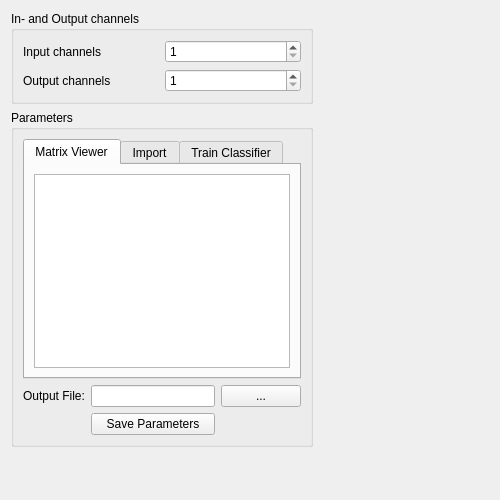
<?xml version="1.0" encoding="UTF-8"?>
<ui version="4.0">
 <class>LinearClassifierWidget</class>
 <widget class="QWidget" name="LinearClassifierWidget">
  <property name="geometry">
   <rect>
    <x>0</x>
    <y>0</y>
    <width>500</width>
    <height>500</height>
   </rect>
  </property>
  <property name="windowTitle">
   <string>Form</string>
  </property>
  <layout class="QGridLayout" name="gridLayout_2">
   <item row="2" column="0">
    <spacer name="verticalSpacer">
     <property name="orientation">
      <enum>Qt::Vertical</enum>
     </property>
     <property name="sizeType">
      <enum>QSizePolicy::MinimumExpanding</enum>
     </property>
     <property name="sizeHint" stdset="0">
      <size>
       <width>20</width>
       <height>1</height>
      </size>
     </property>
    </spacer>
   </item>
   <item row="0" column="1" rowspan="2">
    <spacer name="horizontalSpacer">
     <property name="orientation">
      <enum>Qt::Horizontal</enum>
     </property>
     <property name="sizeType">
      <enum>QSizePolicy::Expanding</enum>
     </property>
     <property name="sizeHint" stdset="0">
      <size>
       <width>20</width>
       <height>20</height>
      </size>
     </property>
    </spacer>
   </item>
   <item row="0" column="0">
    <widget class="QGroupBox" name="groupBoxInOut">
     <property name="enabled">
      <bool>true</bool>
     </property>
     <property name="sizePolicy">
      <sizepolicy hsizetype="Preferred" vsizetype="Preferred">
       <horstretch>0</horstretch>
       <verstretch>0</verstretch>
      </sizepolicy>
     </property>
     <property name="title">
      <string>In- and Output channels</string>
     </property>
     <layout class="QGridLayout" name="gridLayout">
      <item row="0" column="1">
       <widget class="QSpinBox" name="spinBox_Inputs">
        <property name="minimum">
         <number>1</number>
        </property>
       </widget>
      </item>
      <item row="1" column="0">
       <widget class="QLabel" name="label_2">
        <property name="text">
         <string>Output channels</string>
        </property>
       </widget>
      </item>
      <item row="0" column="0">
       <widget class="QLabel" name="label">
        <property name="text">
         <string>Input channels</string>
        </property>
       </widget>
      </item>
      <item row="1" column="1">
       <widget class="QSpinBox" name="spinBox_Outputs">
        <property name="minimum">
         <number>1</number>
        </property>
       </widget>
      </item>
     </layout>
    </widget>
   </item>
   <item row="1" column="0">
    <widget class="QGroupBox" name="groupBox_Parameter">
     <property name="sizePolicy">
      <sizepolicy hsizetype="MinimumExpanding" vsizetype="MinimumExpanding">
       <horstretch>0</horstretch>
       <verstretch>0</verstretch>
      </sizepolicy>
     </property>
     <property name="title">
      <string>Parameters</string>
     </property>
     <layout class="QGridLayout" name="gridLayout_4">
      <item row="1" column="1">
       <widget class="QLineEdit" name="lineEdit_OutputFile"/>
      </item>
      <item row="1" column="2">
       <widget class="QPushButton" name="pushButton_OutputFile">
        <property name="text">
         <string>...</string>
        </property>
       </widget>
      </item>
      <item row="2" column="1">
       <widget class="QPushButton" name="pushButton_SaveOutputFile">
        <property name="sizePolicy">
         <sizepolicy hsizetype="Preferred" vsizetype="Fixed">
          <horstretch>0</horstretch>
          <verstretch>0</verstretch>
         </sizepolicy>
        </property>
        <property name="text">
         <string>Save Parameters</string>
        </property>
       </widget>
      </item>
      <item row="0" column="0" colspan="3">
       <widget class="QTabWidget" name="tabWidget_Parameter">
        <property name="sizePolicy">
         <sizepolicy hsizetype="MinimumExpanding" vsizetype="MinimumExpanding">
          <horstretch>0</horstretch>
          <verstretch>0</verstretch>
         </sizepolicy>
        </property>
        <property name="currentIndex">
         <number>0</number>
        </property>
        <widget class="QWidget" name="tabManual">
         <attribute name="title">
          <string>Matrix Viewer</string>
         </attribute>
         <layout class="QGridLayout" name="gridLayout_5">
          <item row="0" column="0">
           <widget class="QTableWidget" name="tableWidget_Manual">
            <property name="sizePolicy">
             <sizepolicy hsizetype="MinimumExpanding" vsizetype="MinimumExpanding">
              <horstretch>0</horstretch>
              <verstretch>0</verstretch>
             </sizepolicy>
            </property>
           </widget>
          </item>
         </layout>
        </widget>
        <widget class="QWidget" name="tabImport">
         <attribute name="title">
          <string>Import</string>
         </attribute>
         <layout class="QGridLayout" name="gridLayout_3">
          <item row="0" column="3">
           <widget class="QPushButton" name="pushButton_InputFile">
            <property name="text">
             <string>...</string>
            </property>
           </widget>
          </item>
          <item row="0" column="2">
           <widget class="QLineEdit" name="lineEdit_InputFile"/>
          </item>
          <item row="0" column="0">
           <widget class="QLabel" name="label_3">
            <property name="text">
             <string>Input File:</string>
            </property>
           </widget>
          </item>
         </layout>
        </widget>
        <widget class="QWidget" name="tabTrain">
         <attribute name="title">
          <string>Train Classifier</string>
         </attribute>
        </widget>
       </widget>
      </item>
      <item row="1" column="0">
       <widget class="QLabel" name="label_4">
        <property name="text">
         <string>Output File:</string>
        </property>
       </widget>
      </item>
     </layout>
    </widget>
   </item>
  </layout>
 </widget>
 <resources/>
 <connections/>
</ui>
